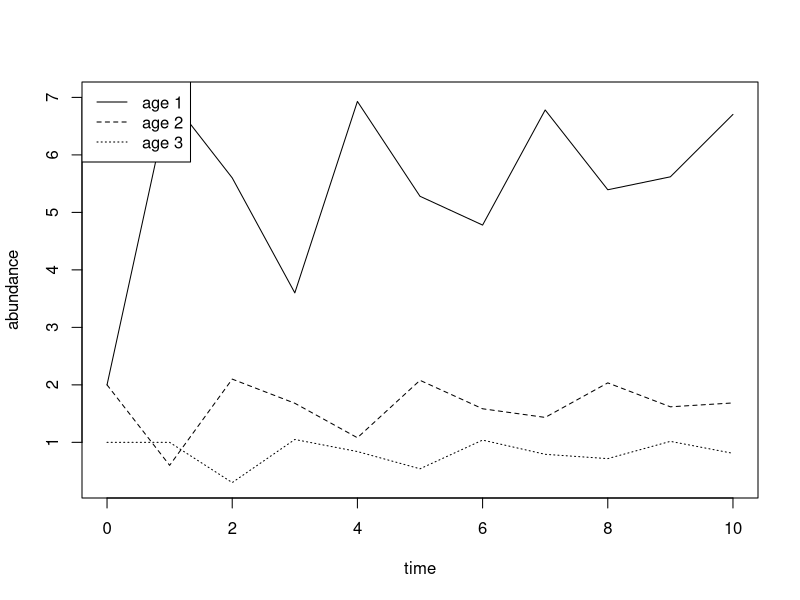
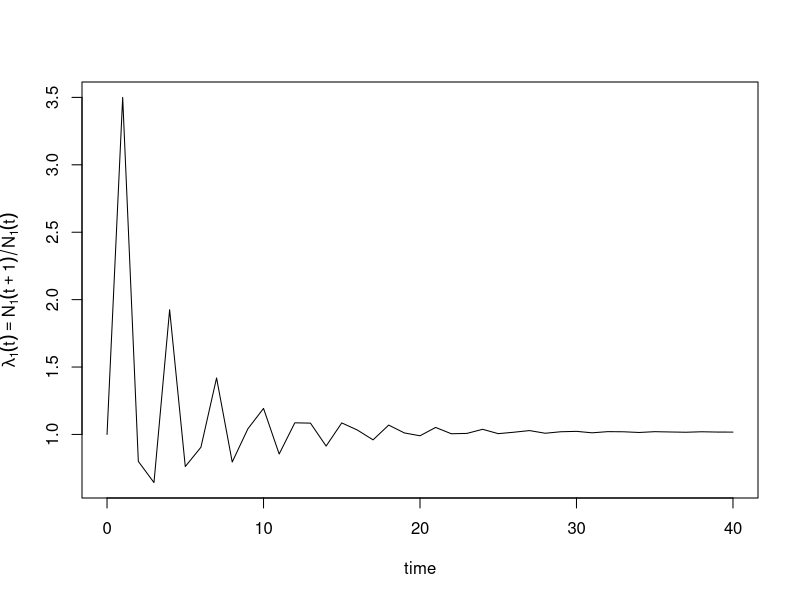

Generate these figures, in order, with R:
## ---- chunk 1
knitr::opts_chunk$set(echo = TRUE)
## ---- chunk 2
L <- matrix(
  c(0, 1 , 5, 0.3, 0, 0, 0, 0.5, 0), # we construct a matrix by giving all its entries in a single vector, which we then split into...
  nrow = 3, # ...this many rows and...
  ncol = 3, # ...and this many columns
  byrow = T) # fill matrix by rows

L # print the matrix
## ---- chunk 3
L[2, 3]  # entry in 2nd row and 3rd column
## ---- chunk 4
L[2, ] # the 2nd row
L[ ,3] # the 3rd column
## ---- chunk 5
t(L) # transpose of L
## ---- chunk 6
N.0 <- matrix(c(1, 1, 1), nrow = 1, ncol = 3, byrow = T) # a 1 by 3 matrix, i.e., a row vector
#
N.0 # print this vector
#
t(N.0) # the transpose of N.0, this becomes a column vector
## ---- chunk 7
N.0 <- c(2,2,1) # creates vector N.0 of initial densities
N.1 <- L %*% N.0 # produces the vector N.1 by multiplying L with N.0. Note that %*% indicates matrix multiplication in R
N.1 # print N.1
## ---- chunk 8
length <- 10 # length of the time series
time.series <- matrix(N.0, nrow = 3) # creates a matrix with three rows, called times.series, in which we will store the time series

for (i in 1:length){# iterates the multiplication L.N(t) as often as specified by the parameter "length"
  time.series <- cbind(time.series, L %*% time.series[ , i]) # executes multiplication of the matrix L with current population vector and stores the result as a new column to the matrix time.series
}

matplot(0:length, t(time.series), type="l", lty=1:3, col = 1, ylab = "abundance", xlab = "time") # plots the time.series for each age-class
legend("topleft", legend = c("age 1", "age 2", "age 3"), lty = 1:3, col = 1, bty = "N") # adds a legend
## ---- chunk 9
length <-40 # length of the time series
N.0 <- c(2,2,1) # creates vector N.0 of initial densities
time.series <- matrix(N.0, nrow = 3) # creates a matrix with three rows, called times.series, in which we will store the time series

for (i in 1:length){# iterates the multiplication L.N(t) for as many time steps as specified by the parameter "length"
  time.series <- cbind(time.series, L %*% time.series[,i]) # executes multiplication of the matrix L with current population vector and adds the result as a new column to the matrix time.series
}

N.tot <- colSums(time.series) # vector of total densities
## ---- chunk 10
Lambda.1 <- matrix(1, nrow=1) 
for (i in 1:length){
  Lambda.1 <- cbind(Lambda.1, time.series[1,i+1]/time.series[1,i])
}

plot(0:length, Lambda.1, type="l", ylab = expression(lambda[1](t)=='N'[1](t+1)/'N'[1](t)), xlab = "time")
## ---- chunk 11
length <- 40
N.0 <- c(c(1,0,0), c(0,1,0), c(0,0,1), c(2,0,0), c(1,1,0), c(1,0,1), c(0,1,1), c(2,1,0), c(2,0,1), c(0,2,1)) # vector of ten different initial conditions N(0)
ten.time.series <- matrix(0, nrow = 10*nrow(L), ncol = length+1) # matrix for storing ten time series
ten.time.series[ ,1] <- N.0 # storing the initial condition in the first column
#
for (i in 0:9){# this nested for-loop executes the calculations for the 10 different time series
  for (j in 1:length) {
    ten.time.series[(1+3*i):(3+3*i),(j+1)] <- L %*% ten.time.series[(1+3*i):(3+3*i),j]
  }
}
